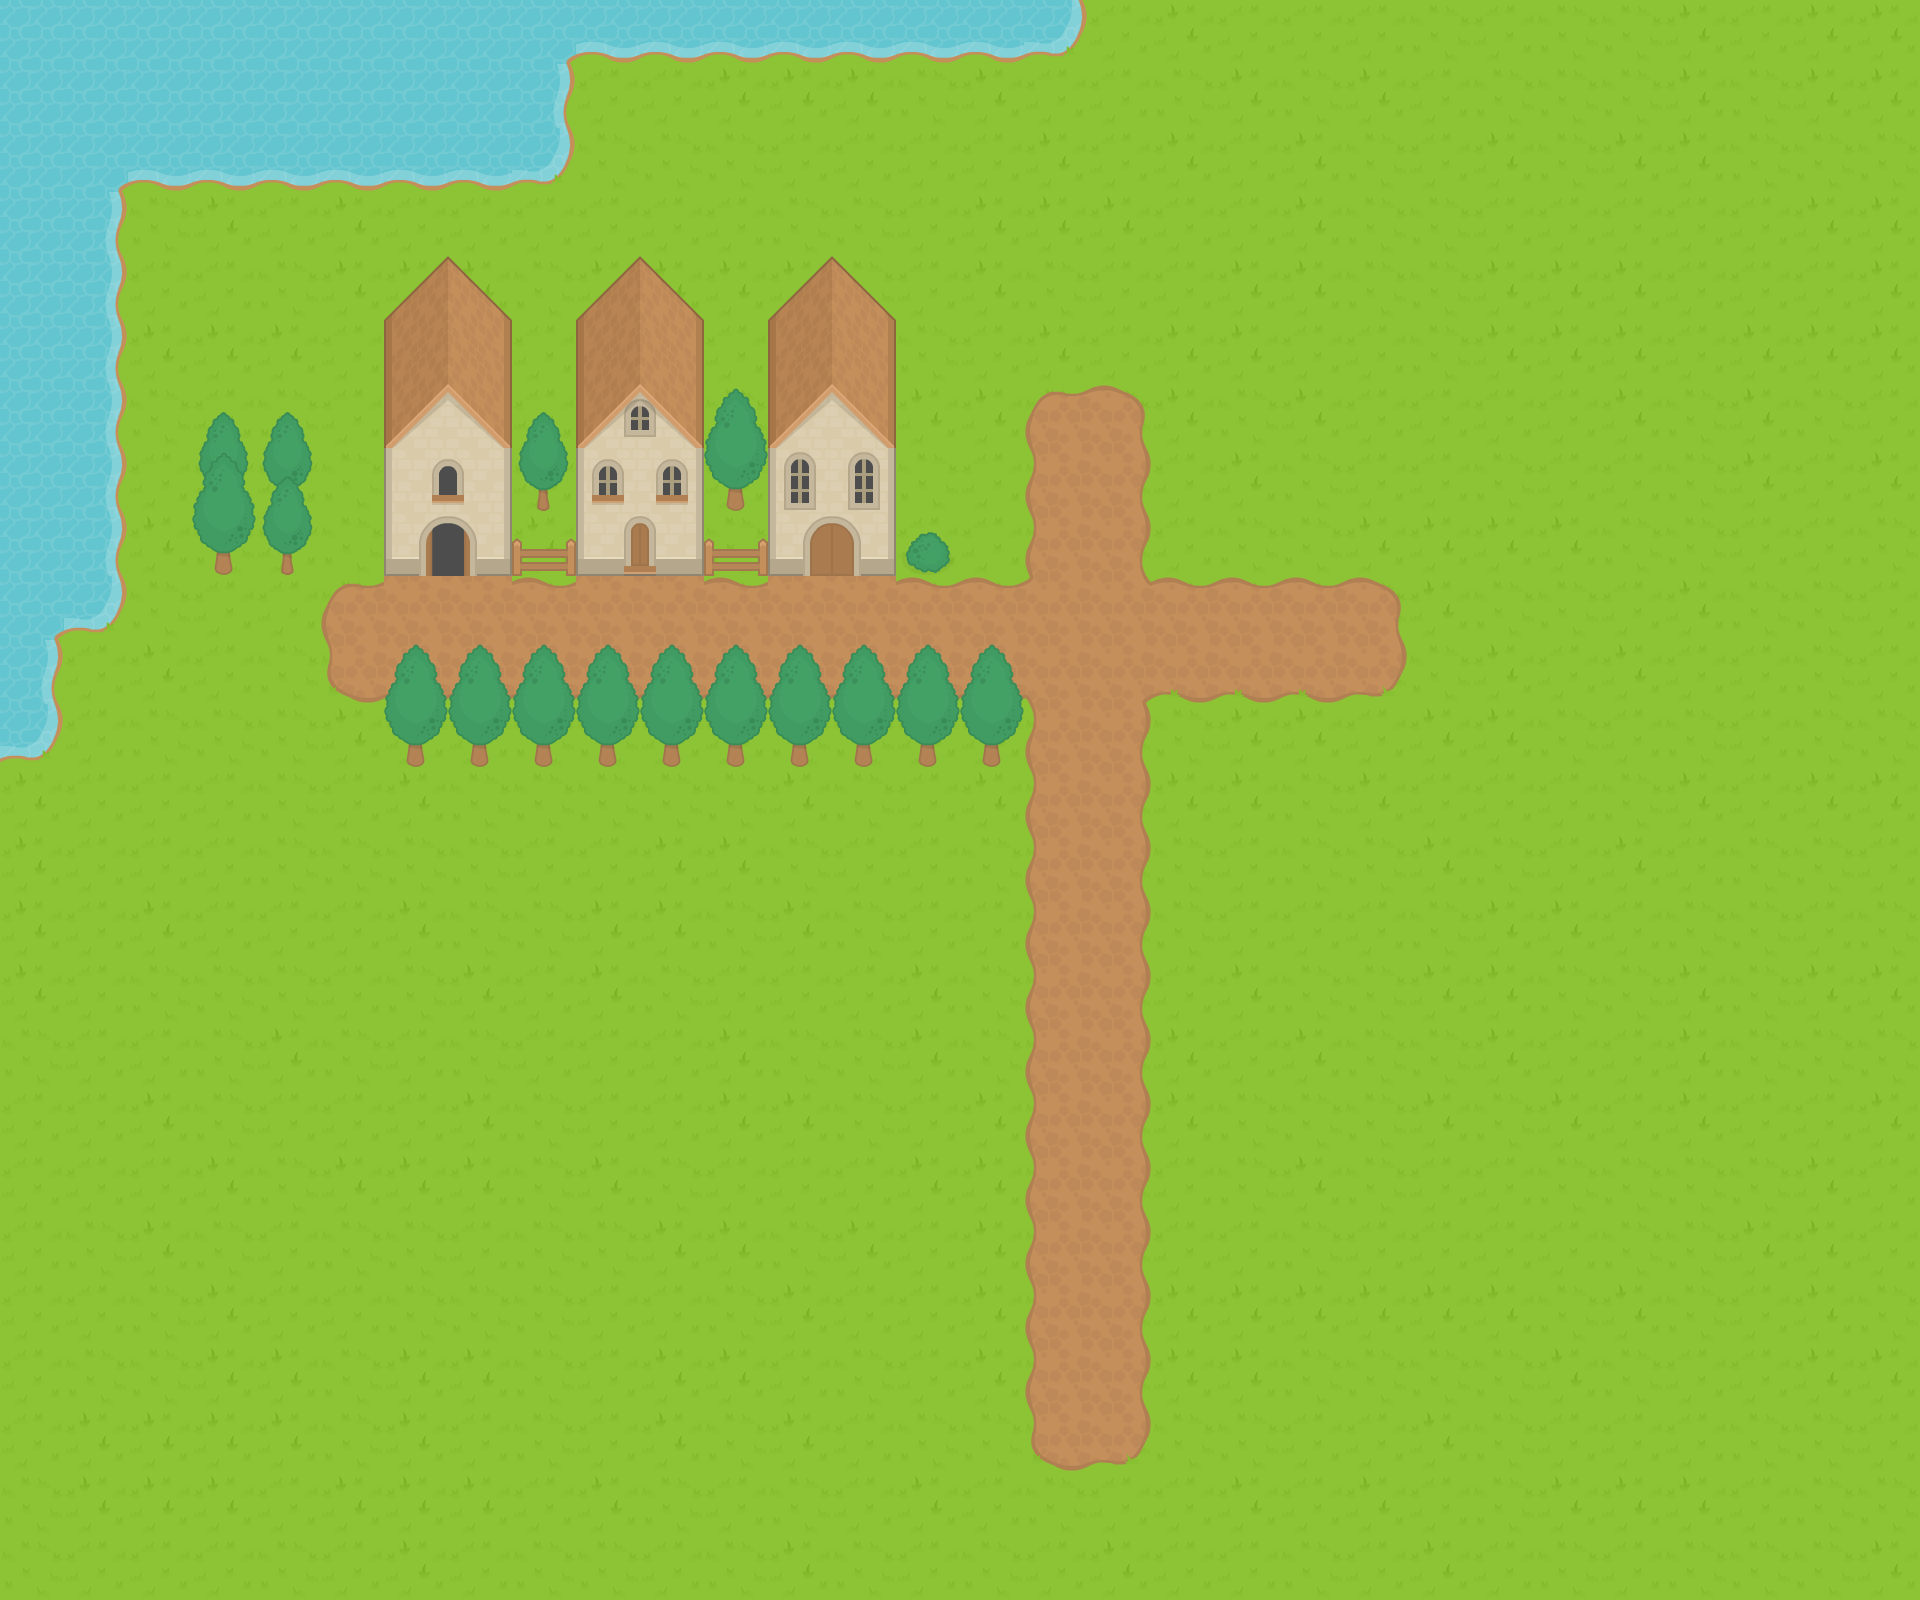

This game map was drawn from its Tiled (.tmx) file and the tilesets committed beside it. A one-line description and the trimmed map source follow:
An orthogonal 30x25 tile map with 64x64 px tiles, 7 tile layers (Ground, Walls, Doors, Doors2, ...) and 16 objects (9x StartPosition, 4x Door).

<map version="1.0" orientation="orthogonal" renderorder="right-down" width="30" height="25" tilewidth="64" tileheight="64" nextobjectid="32">
 <tileset firstgid="1" name="RPGpack_sheet" tilewidth="64" tileheight="64" tilecount="260" columns="20">
  <image source="../images/RPGpack_sheet.png" width="1280" height="832" />
 </tileset>
 <layer name="Ground" width="30" height="25">
  <data>[750 cells, 750 non-empty, 21 distinct tile ids]</data>
 </layer>
 <layer name="Walls" width="30" height="25">
  <properties>
   <property name="collidable" type="bool" value="true" />
  </properties>
  <data>[750 cells, 20 non-empty, 5 distinct tile ids]</data>
 </layer>
 <layer name="Doors" width="30" height="25" offsetx="32" offsety="0">
  <data>[750 cells, 5 non-empty, 5 distinct tile ids]</data>
 </layer>
 <layer name="Doors2" width="30" height="25">
  <data>[750 cells, 4 non-empty, 2 distinct tile ids]</data>
 </layer>
 <layer name="Roofing" width="30" height="25">
  <properties>
   <property name="collidable" type="bool" value="true" />
  </properties>
  <data>[750 cells, 18 non-empty, 6 distinct tile ids]</data>
 </layer>
 <layer name="Trees" width="30" height="25">
  <data>[750 cells, 29 non-empty, 5 distinct tile ids]</data>
 </layer>
 <layer name="Trees2" width="30" height="25">
  <data>[750 cells, 4 non-empty, 4 distinct tile ids]</data>
 </layer>
 <objectgroup name="Tree Collisions">
  <properties>
   <property name="collidable" type="bool" value="true" />
  </properties>
  <object id="3" x="904" y="530" width="48" height="44">
   <properties>
    <property name="collidable" type="bool" value="true" />
   </properties>
  </object>
  <object id="5" x="389" y="704" width="628" height="64">
   <properties>
    <property name="collidable" type="bool" value="true" />
   </properties>
  </object>
  <object id="8" x="196" y="469" width="112" height="104" />
 </objectgroup>
 <objectgroup name="Zones">
  <object id="10" name="ShopDoor" type="Door" x="420" y="561" width="55" height="16">
   <properties>
    <property name="collidable" type="bool" value="true" />
    <property name="id" value="shopdoor1" />
    <property name="link" value="indoors:shop/front" />
   </properties>
  </object>
  <object id="17" name="HouseDoor" type="Door" x="621" y="561" width="39" height="16">
   <properties>
    <property name="collidable" type="bool" value="true" />
    <property name="id" value="housedoor1" />
    <property name="link" value="indoors:house/front" />
   </properties>
  </object>
  <object id="21" name="ChurchDoor" type="Door" x="807" y="562" width="49" height="16">
   <properties>
    <property name="collidable" type="bool" value="true" />
    <property name="id" value="churchdoor1" />
    <property name="link" value="indoors:church/front" />
   </properties>
  </object>
  <object id="23" name="ChurchDoor2" type="Door" x="882" y="454" width="14" height="52">
   <properties>
    <property name="collidable" type="bool" value="true" />
    <property name="id" value="churchdoor2" />
    <property name="link" value="indoors:church/east" />
   </properties>
  </object>
 </objectgroup>
 <objectgroup name="SpawnPoints">
  <object id="1" name="townsperson-1" type="StartPosition" x="1088" y="640" width="64" height="64">
   <properties>
    <property name="actor" value="jeff" />
   </properties>
  </object>
  <object id="2" name="town-enter-housedoor1" type="StartPosition" x="610" y="585" width="64" height="64" />
  <object id="25" name="town-enter-west" type="StartPosition" x="322" y="602" width="64" height="64" />
  <object id="26" name="town-enter-east" type="StartPosition" x="1349" y="578" width="64" height="64" />
  <object id="27" name="town-enter-south" type="StartPosition" x="1050" y="1400" width="64" height="64" />
  <object id="28" name="town-enter-north" type="StartPosition" x="1051" y="345" width="64" height="64" />
  <object id="29" name="town-enter-shopdoor1" type="StartPosition" x="437" y="573" width="64" height="64" />
  <object id="30" name="town-enter-churchdoor-east" type="StartPosition" x="901" y="444" width="64" height="64" />
  <object id="31" name="town-enter-churchdoor1" type="StartPosition" x="829" y="584" width="64" height="64" />
 </objectgroup>
</map>
